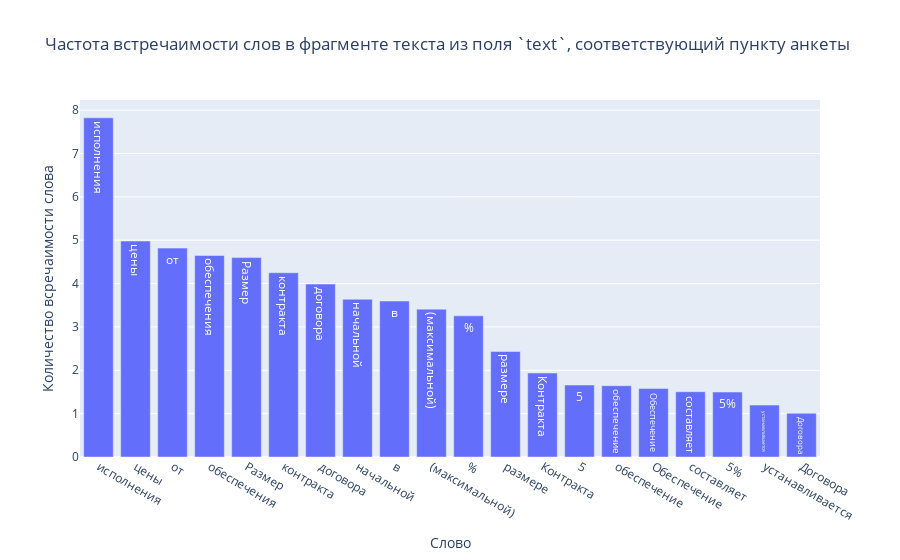

Notebook source saved alongside this figure:
### Code cell
barplot = go.Bar(
    x = enforcement_contract.index,
    y = enforcement_contract.extracted_text,
    text = enforcement_contract.index,
    textposition='auto',
)

# Создание объекта Layout для настройки графика
layout = go.Layout(
    title = 'Частота встречаимости слов в фрагменте текста из поля `text`, соответствующий пункту анкеты',
    xaxis=dict(title='Слово'),
    yaxis=dict(title='Количество всречаимости слова') 
)

# Создание объекта Figure и добавление на него barplot и layout
fig = go.Figure(data=[barplot], layout=layout)

# Отображение графика
fig.show()

### Figure 1 — Plotly figure (JSON) as saved in the notebook; plotly's stock layout.template omitted (floating-point values rounded to 4 significant figures)
{"data": [{"text": ["исполнения", "цены", "от", "обеспечения", "Размер", "контракта", "договора", "начальной", "в", "(максимальной)", "%", "размере", "Контракта", "5", "обеспечение", "Обеспечение", "составляет", "5%", "устанавливается", "Договора"], "textposition": "auto", "type": "bar", "x": ["исполнения", "цены", "от", "обеспечения", "Размер", "контракта", "договора", "начальной", "в", "(максимальной)", "%", "размере", "Контракта", "5", "обеспечение", "Обеспечение", "составляет", "5%", "устанавливается", "Договора"], "y": [7.823, 4.982, 4.819, 4.648, 4.599, 4.249, 3.989, 3.639, 3.598, 3.411, 3.256, 2.434, 1.937, 1.661, 1.644, 1.579, 1.506, 1.498, 1.197, 1.009]}], "layout": {"title": {"text": "Частота встречаимости слов в фрагменте текста из поля `text`, соответствующий пункту анкеты"}, "xaxis": {"title": {"text": "Слово"}}, "yaxis": {"title": {"text": "Количество всречаимости слова"}}}}
